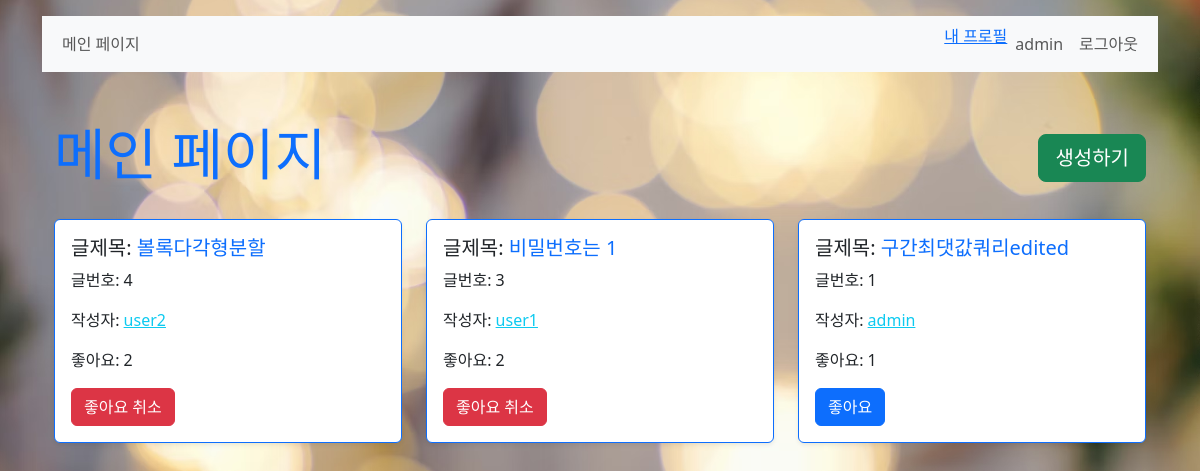
/boards/ (signed in), run on the app's committed database.
### accounts/models.py (models this page shows)
class User(AbstractUser):
    following = models.ManyToManyField('self' , symmetrical=False , related_name='followers')

### boards/models.py (models this page shows)
class Board(models.Model):
    author = models.ForeignKey(settings.AUTH_USER_MODEL, on_delete=models.SET_NULL, null=True)
    title = models.CharField(max_length=20)
    content = models.TextField()
    created_at = models.DateTimeField(auto_now_add=True)
    updated_at = models.DateTimeField(auto_now=True)
    like_users = models.ManyToManyField(
        settings.AUTH_USER_MODEL, related_name='like_boards'
    )

### boards/views.py (the view)
# urls.py: path('', views.index, name="index"),
@require_http_methods(["GET"])
def index(request):
    boards = Board.objects.all().order_by('-created_at')
    context = {
        'boards': boards
    }
    return render(request, 'boards/index.html', context)

### boards/templates/boards/index.html (shortened to what this page needs)
{% extends 'base.html' %}
{% block content %}
<div class="container mt-5">
  <div class="d-flex justify-content-between align-items-center mb-4">
    <h1 class="display-4 text-primary">메인 페이지</h1>
    <a href="{% url 'boards:create' %}">
      <button class="btn btn-lg btn-success">생성하기</button>
    </a>
  </div>
  {% if boards|length == 0 %}
    <div class="alert alert-warning" role="alert">
      아직 게시글이 없습니다
    </div>
  {% else %}
    <div class="row">
      {% for board in boards %}
      <div class="col-md-4 mb-4">
        <div class="card border-primary shadow-sm">
          <div class="card-body">
            <h5 class="card-title">글제목:
              <a href="{% url 'boards:detail' board.id %}" style="text-decoration: none;" class="text-primary">{{ board.title }}</a>
            </h5>
            <p class="card-text">글번호: {{ board.id }}</p>
            <p class="card-text">작성자:
              <a href="{% url "accounts:profile" board.author.username %}" class="text-info">{{ board.author }}</a>
            </p>
            <p class="card-text">좋아요: {{ board.like_users.count }}</p>
            <form action="{% url "boards:likes" board.pk %}" method="post" class="mt-3">
              {% if request.user in board.like_users.all %}
                <input type="submit" value="좋아요 취소" class="btn btn-danger">
              {% else %}
                <input type="submit" value="좋아요" class="btn btn-primary">
              {% endif %}
            </form>
          </div>
        </div>
      </div>
      {% endfor %}
    </div>
  {% endif %}
</div>
{% endblock content %}

### templates/_navbar.html (shortened to what this page needs)
<nav class="navbar navbar-expand-lg bg-light">
  <div class="container-fluid">
    <div class="collapse navbar-collapse d-flex justify-content-between" id="navbarNav">
      <ul class="navbar-nav">
        <li class="nav-item">
          <a class="nav-link" aria-current="page" href="{% url 'boards:index' %}">메인 페이지</a>
        </li>
      </ul>
      <ul class="navbar-nav">
        {% if user.is_authenticated %}
          <li>
            <span>
              <a href="{% url "accounts:profile" user.username %}">내 프로필</a>
            </span>
          </li>
          <li>
            <span class="nav-link">{{ user }}</span>
          </li>
          <li>
            <a href="{% url "accounts:logout" %}" class="nav-link">로그아웃</a>
          </li>
        {% endif %}
      </ul>
    </div>
  </div>
</nav>

### data on the page
User: username "admin"
Board: title "볼록다각형분할", id "4", author "user2", like_users.count "2"
Board: title "비밀번호는 1", id "3", author "user1", like_users.count "2"
Board: title "구간최댓값쿼리edited", id "1", author "admin", like_users.count "1"
